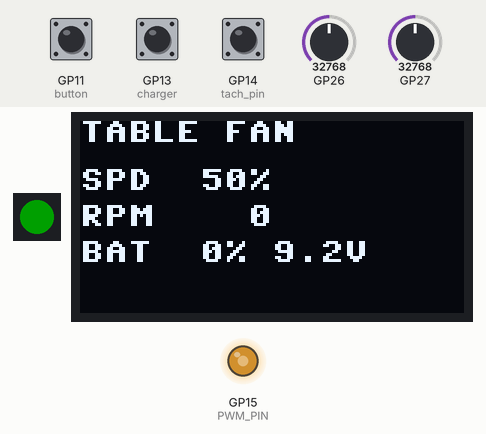
A program run on a simulated Raspberry Pi Pico running MicroPython. Parts: 1 RGB LEDs in strip order, left to right, 128×64 one-colour display, output pins drawn as LEDs (lit = HIGH). The inputs (shaded band) are chosen by the test bench; at power-on: GP26 = 32768, GP13 (charger) HIGH, GP11 (button) HIGH, GP27 = 32768, GP14 (tach_pin) HIGH (analog values on the 0–65535 scale). Dim RGB values are drawn brighter than linear; library files of the repository ran but are not shown: ssd1306.py; what the program prints to the serial console is not drawn.

Above: at 1.2 s.
1.3 s: GP26 set to 7864
At 3.0 s:
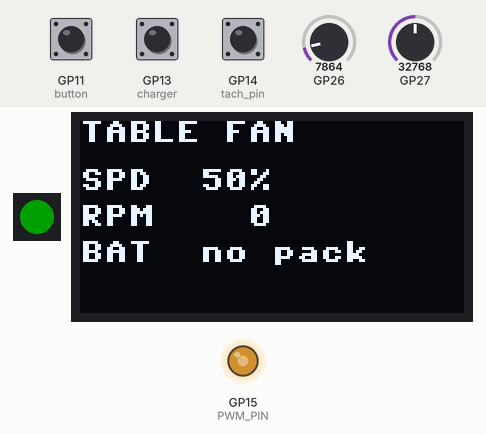
3.4 s: GP26 set to 32767
At 6.2 s:
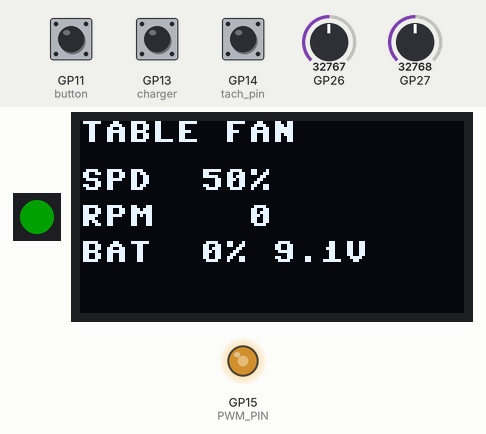
6.4 s: GP13 (charger) pulled LOW for 1 s
At 7.3 s:
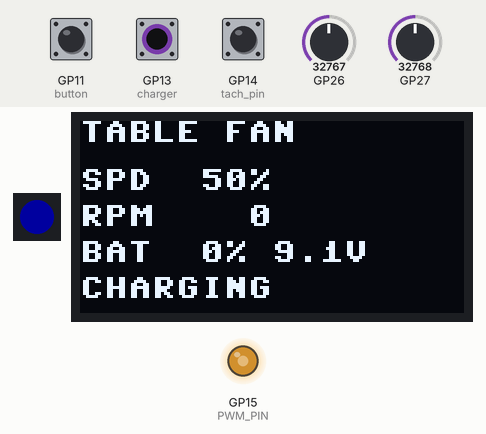
10.2 s: GP11 (button) pulled LOW for 0.15 s
At 10.9 s:
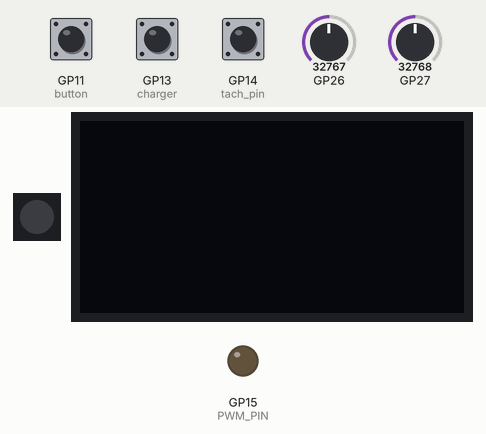
11.8 s: GP27 set to 31712
13.3 s: GP27 set to 30560
At 14.2 s:
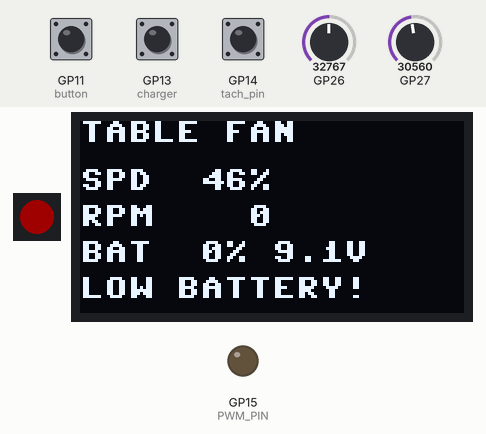
Timing chart, 0 to 30.0 s (numbered marks = the images above; inputs shaded):
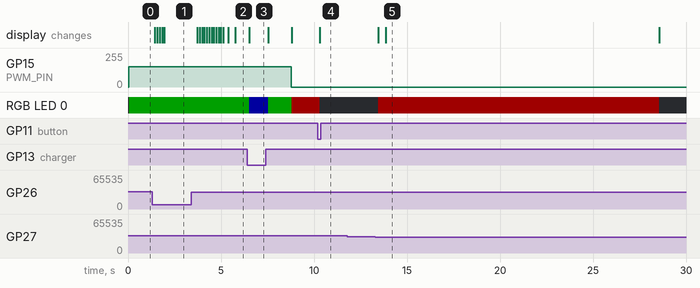

Measured:
- the behaviour switches between 31280 and 31264 on GP27 (found by bisection; images 4 and 5)
- after the input at 1.3 s, the display: first changes after 0.15 s (image 1 shows a later state)
- after the input at 3.4 s, the display: first changes after 0.33 s (image 2 shows a later state)
- after the input at 6.4 s, the display: changes after 0.12 s (image 3)
- after the input at 10.2 s, RGB LED 0: RGB(32, 0, 0) → off after 0.10 s; the display: changes after 0.10 s (image 4)
- after the input at 11.8 s, every drawn part: stays the same
- after the input at 13.3 s, RGB LED 0: off → RGB(32, 0, 0) after 0.17 s, → off 15.1 s later; the display: first changes after 0.17 s (image 5 shows a later state)

The program:

main.py
```python
# Table Fan Firmware — Waveshare RP2040-Zero (MicroPython)
#
# Copy main.py, fanlogic.py and ssd1306.py to the Zero (via Thonny). It runs
# on boot. Bench-testable today: headered Zero + spare 4-pin PWM fan.
#   - Fan PWM (blue) -> GP15, fan tach (green) -> GP14 (+10k pull-up to 3V3)
#   - Dial wiper -> GP27 (ADC1), dial ends -> 3V3 / GND
#   - Battery divider (100k/22k, on the SWITCHED bus) -> GP26 (ADC0)
#   - OLED SDA/SCL -> GP0/GP1, charger status -> GP13, button -> GP11
#
# Behavior:
#   - Dial sets fan speed (0-100%). Full-CCW clicks the hardware switch and
#     cuts power entirely (firmware never sees it).
#   - OLED shows speed %, RPM, battery % + volts, charging state.
#   - Screen auto-sleeps 15 s after the dial stops (for sleeping in the
#     truck). Wakes on dial move, USB plug/unplug, or the button. The status
#     LED goes dark with it.
#   - Button (GP11) toggles the screen manually.
#   - Battery below 13.2 V for 5 s -> fan off, latched until the pack is
#     charged above 14.0 V or the dial is clicked off.
#   - The OLED is optional: if it is missing or glitches, the fan keeps
#     running and the screen is retried every 30 s.
#   - A watchdog restarts the board if the loop ever hangs. Hold the screen
#     button while switching on to run without it (debugging in Thonny).
#
# The control logic lives in fanlogic.py, which the desktop tests exercise
# (python3 -m unittest discover -s firmware/tests).

from machine import Pin, PWM, ADC, I2C, WDT
from neopixel import NeoPixel
import time

import fanlogic
import ssd1306

# ------------------------------- Config ------------------------------------
PWM_PIN       = 15
TACH_PIN      = 14
DIAL_ADC_CH   = 1          # ADC1 = GP27 (GP12 can't do ADC on RP2040!)
BATT_ADC_CH   = 0          # ADC0 = GP26
CHARGER_PIN   = 13
BUTTON_PIN    = 11
I2C_SDA_PIN   = 0
I2C_SCL_PIN   = 1

PWM_FREQ_HZ   = 25000
TACH_PPR      = 2          # tach pulses per revolution (standard)
MIN_DUTY      = 20         # %: the dial's travel maps onto MIN_DUTY..100%.
                           # The NF-F12 iPPC-3000 runs at its minimum speed
                           # below 20%; use 0 for a fan that slows further.
SCREEN_TIMEOUT_S = 15
OLED_CONTRAST = 0x40       # 0x00-0xFF; dimmer is kinder in a dark cab
LED_LEVEL     = 32         # WS2812 brightness, 0-255
LED_SWAP_RG   = False      # True if the LED shows red while the fan runs
                           # normally (that board's LED takes RGB, not GRB)

BATT_R1 = 100_000.0        # top of divider
BATT_R2 = 22_000.0         # bottom of divider: 16.8 V -> 3.03 V. (24k put
                           # full charge at 3.25 V, 48 mV under the 3.3 V
                           # reference the ADC measures against.)
BATT_CAL = 1.000           # set once: pack voltage on a multimeter divided by
                           # the voltage the screen shows
BATT_FULL_V   = 16.8       # 4S full (100%)
BATT_CUTOFF_V = 13.2       # 3.3 V/cell: fan off below this for BATT_HOLD_MS (0%)
BATT_RESUME_V = 14.0       # cutoff clears only above this (the pack was charged)
BATT_HOLD_MS  = 5000
ADC_SAMPLES   = 16         # readings averaged per battery sample

CHARGER_ACTIVE_LOW = True  # flip to False if yours idles low. MEASURE the
                           # status pin's voltage before wiring it: GP13 only
                           # tolerates 3.3 V (electronics doc, "Charger STAT").

USE_WDT = True
SERIAL_STATUS_S = 1        # a status line on USB serial (Thonny's shell) this often, in s; 0 = off

# ------------------------------- Setup -------------------------------------
pwm = PWM(Pin(PWM_PIN))     # step by step: older MicroPython takes no
pwm.freq(PWM_FREQ_HZ)       # keyword arguments in the PWM constructor
pwm.duty_u16(0)

tach_count = 0
def _tach_irq(pin):
    global tach_count
    tach_count += 1
tach_pin = Pin(TACH_PIN, Pin.IN, Pin.PULL_UP)
tach_pin.irq(trigger=Pin.IRQ_FALLING, handler=_tach_irq)

dial_adc = ADC(DIAL_ADC_CH)
batt_adc = ADC(BATT_ADC_CH)
charger = Pin(CHARGER_PIN, Pin.IN, Pin.PULL_UP)

button = Pin(BUTTON_PIN, Pin.IN, Pin.PULL_UP)
btn_flag = False
def _button_irq(pin):
    # Only a flag. The old handler talked I2C from here, which could land in
    # the middle of a screen update; fanlogic.Button debounces it.
    global btn_flag
    btn_flag = True
button.irq(trigger=Pin.IRQ_FALLING, handler=_button_irq)

np = NeoPixel(Pin(16), 1)
i2c = I2C(0, sda=Pin(I2C_SDA_PIN), scl=Pin(I2C_SCL_PIN), freq=400_000)

# Held screen button at power-on = no watchdog (it can't be stopped once
# started, and Thonny's Stop would then reset the board after 8 s).
wdt = WDT(timeout=8000) if USE_WDT and button.value() == 1 else None

# ------------------------------ OLED ---------------------------------------
# Any OLED error drops the display, never the fan: the old firmware had no
# try/except, so a missing screen at boot or one loose wire mid-night ended
# the program, and with it the low-voltage cutoff.
oled = None
oled_retry_at = time.ticks_ms()

def oled_start(now):
    global oled, oled_retry_at
    try:
        oled = ssd1306.SSD1306_I2C(128, 64, i2c)
        oled.contrast(OLED_CONTRAST)
    except OSError:
        oled = None
        oled_retry_at = time.ticks_add(now, 30_000)

def oled_do(fn):
    global oled, oled_retry_at
    if oled is None:
        return
    try:
        fn(oled)
    except OSError:
        oled = None
        oled_retry_at = time.ticks_add(time.ticks_ms(), 30_000)

def draw(o, speed_pct, rpm, volts, bpct, charging, cut):
    o.fill(0)
    o.text("TABLE FAN", 0, 0, 1)
    o.text("SPD {:3d}%".format(int(speed_pct)), 0, 16, 1)
    o.text("RPM {:4d}".format(int(rpm)), 0, 28, 1)
    if batt.present():
        o.text("BAT {:2d}% {:.1f}V".format(bpct, volts), 0, 40, 1)
    else:
        o.text("BAT  no pack", 0, 40, 1)
    if cut:
        o.text("LOW BATTERY!", 0, 52, 1)
    elif charging:
        o.text("CHARGING", 0, 52, 1)
    o.show()

# ------------------------------ Helpers ------------------------------------
def read_avg(adc, n):
    total = 0
    for _ in range(n):
        total += adc.read_u16()
    return total / n

def pack_volts():
    v_adc = read_avg(batt_adc, ADC_SAMPLES) / 65535 * 3.3
    return v_adc * (BATT_R1 + BATT_R2) / BATT_R2 * BATT_CAL

def is_charging():
    lvl = charger.value()
    return (lvl == 0) if CHARGER_ACTIVE_LOW else (lvl == 1)

# ------------------------------- Main loop ---------------------------------
now = time.ticks_ms()
oled_start(now)
dial = fanlogic.Dial(read_avg(dial_adc, 4))
batt = fanlogic.Battery(BATT_CUTOFF_V, BATT_RESUME_V, BATT_FULL_V, BATT_HOLD_MS,
                        diff=time.ticks_diff)
screen = fanlogic.Screen(now, SCREEN_TIMEOUT_S * 1000, diff=time.ticks_diff)
btn = fanlogic.Button()
tach = fanlogic.Tach(now, TACH_PPR, diff=time.ticks_diff)
last_charging = is_charging()
screen_shown = None        # power state last sent to the OLED
next_status = now

while True:
    now = time.ticks_ms()
    if wdt:
        wdt.feed()

    # --- dial -> speed; a real move wakes the screen ---
    speed_pct, moved = dial.update(read_avg(dial_adc, 4))
    if moved:
        screen.wake(now)

    # --- battery (averaged, latched cutoff) ---
    volts, cut = batt.update(pack_volts(), now)

    # --- charger plug/unplug wakes the screen ---
    charging = is_charging()
    if charging != last_charging:
        last_charging = charging
        screen.wake(now)

    # --- button ---
    flagged = btn_flag
    btn_flag = False
    if btn.update(flagged, button.value() == 0):
        screen.toggle(now)

    # --- tach -> RPM (read the IRQ count once) ---
    count = tach_count
    rpm = tach.update(count, now)

    # --- drive fan ---
    duty = fanlogic.fan_duty(speed_pct, cut, MIN_DUTY)
    pwm.duty_u16(int(duty / 100 * 65535))

    # --- screen ---
    on = screen.update(now)
    if oled is None and time.ticks_diff(now, oled_retry_at) >= 0:
        oled_start(now)
        screen_shown = None
    if on != screen_shown:
        oled_do(lambda o: o.poweron() if on else o.poweroff())
        screen_shown = on
    if on:
        oled_do(lambda o: draw(o, speed_pct, rpm, volts, batt.percent(), charging, cut))

    # --- LED: dark whenever the screen is ---
    np[0] = fanlogic.led_colour(on, cut, charging, LED_LEVEL, LED_SWAP_RG)
    np.write()

    # --- status line on USB serial: the bench test's readout before the OLED ---
    if SERIAL_STATUS_S and time.ticks_diff(now, next_status) >= 0:
        next_status = time.ticks_add(now, SERIAL_STATUS_S * 1000)
        batt_txt = "{:5.2f} V {:3d}%".format(volts, batt.percent()) if batt.present() else "no pack"
        print("dial {:3.0f}%  duty {:3.0f}%  rpm {:4.0f}  batt {}{}{}{}".format(
            speed_pct, duty, rpm, batt_txt, "  CUT" if cut else "",
            "  charging" if charging else "", "  (no OLED)" if oled is None else ""))

    time.sleep_ms(100)
```

fanlogic.py
```python
# Table fan control logic, free of MicroPython hardware imports so the same
# code runs on the RP2040-Zero and under desktop CPython for the tests
# (firmware/tests/test_fanlogic.py: `python3 -m unittest discover -s firmware/tests`).
#
# Everything that measures time takes `now` as an argument and subtracts
# with the `diff` function it was given: MicroPython's time.ticks_ms()
# wraps, so main.py passes time.ticks_diff; the tests use plain subtraction.


def _sub(a, b):
    return a - b


class Dial:
    """Dial reading (0-65535) -> fan speed in percent, plus "did it move".

    The speed is smoothed toward the latest reading on EVERY update, so it
    always settles where the dial points. Until 2026-10-18 the smoothing only
    stepped when the reading moved 800 counts, so the output froze partway:
    a quick 0 -> 100% turn left the fan at 30%.

    Movement (for waking the screen) is judged separately, with its own
    threshold, and needs two readings in a row past it: one noise spike must
    not light up a dark cab.
    """

    def __init__(self, raw, smooth=0.3, wake_counts=1500, snap_pct=0.25):
        self.smooth = smooth
        self.wake_counts = wake_counts
        self.snap_pct = snap_pct
        self.pct = raw / 65535 * 100
        self._ref = raw          # the reading the last wake was judged from
        self._pending = False    # one reading past the threshold already seen

    def update(self, raw):
        """Feed one reading. Returns (speed_pct, moved)."""
        target = raw / 65535 * 100
        self.pct += self.smooth * (target - self.pct)
        if abs(target - self.pct) < self.snap_pct:
            self.pct = target
        moved = False
        if abs(raw - self._ref) >= self.wake_counts:
            if self._pending:
                moved = True
                self._ref = raw
                self._pending = False
            else:
                self._pending = True
        else:
            self._pending = False
        return self.pct, moved


class Battery:
    """Pack voltage, percent, and the low-voltage cutoff.

    The cutoff needs the smoothed voltage below `cutoff_v` for `hold_ms` in a
    row, then LATCHES: the fan stays off until the pack reads above `resume_v`
    (it has been charged) or the dial is clicked off, which restarts the
    board. Without the latch the fan's own load toggled it every 100 ms near
    the threshold: the pack sags ~0.1 V while the fan runs and recovers when
    it stops.

    Below `no_pack_v` there is no pack on the divider: the Zero is running
    from USB, on the bench. (On the pack, the 5 V buck can't run the Zero
    below ~5.5 V, and the BMS disconnects at ~10 V.) Then there's nothing to
    protect, so no cutoff; until 2026-10-20 the fan stopped 5 s into every
    bench test.
    """

    def __init__(self, cutoff_v=13.2, resume_v=14.0, full_v=16.8, hold_ms=5000,
                 smooth=0.2, diff=_sub, no_pack_v=5.0):
        self.cutoff_v = cutoff_v
        self.resume_v = resume_v
        self.full_v = full_v
        self.hold_ms = hold_ms
        self.smooth = smooth
        self.diff = diff
        self.no_pack_v = no_pack_v
        self.v = None
        self.cut = False
        self._below_since = None

    def update(self, volts, now):
        """Feed one (already averaged) reading. Returns (smoothed_volts, cut)."""
        if self.v is None:
            self.v = volts
        else:
            self.v += self.smooth * (volts - self.v)
        if not self.present():
            self.cut = False
            self._below_since = None
            return self.v, self.cut
        if self.cut:
            if self.v > self.resume_v:
                self.cut = False
                self._below_since = None
        elif self.v < self.cutoff_v:
            if self._below_since is None:
                self._below_since = now
            elif self.diff(now, self._below_since) >= self.hold_ms:
                self.cut = True
        else:
            self._below_since = None
        return self.v, self.cut

    def present(self):
        """A pack is on the divider (not USB power on the bench)."""
        return self.v is not None and self.v >= self.no_pack_v

    def percent(self):
        """0% at the cutoff voltage, 100% at full charge, linear between.

        (0% used to be 12.0 V, so the screen read 25% at the moment the fan
        was cut off.)
        """
        if not self.present():
            return 0
        pct = (self.v - self.cutoff_v) / (self.full_v - self.cutoff_v) * 100
        return int(max(0, min(100, pct)))


class Button:
    """The screen button: one toggle per press, however the contacts bounce.

    The pin IRQ only raises a flag; I2C happens in the main loop. A press is
    acted on once, and the button then has to read released on two updates in
    a row before another press counts. Flags raised meanwhile, by release
    bounce, are dropped. (The old IRQ toggled on any falling edge 200 ms after
    the last, so a press held longer than that toggled again on release.)
    """

    def __init__(self):
        self._held = False
        self._released_reads = 0

    def update(self, flagged, pressed):
        """`flagged`: the IRQ fired since the last update. `pressed`: the pin
        reads pressed now. Returns True when the screen should toggle."""
        if self._held:
            if pressed:
                self._released_reads = 0
            else:
                self._released_reads += 1
                if self._released_reads >= 2:
                    self._held = False
            return False
        if flagged or pressed:
            self._held = True
            self._released_reads = 0
            return True
        return False


class Screen:
    """Whether the OLED should be on: it sleeps `timeout_ms` after the last
    interaction, so the cab goes dark, and the button toggles it either way."""

    def __init__(self, now, timeout_ms=15000, diff=_sub):
        self.timeout_ms = timeout_ms
        self.diff = diff
        self.on = True
        self._last = now

    def wake(self, now):
        self._last = now
        self.on = True

    def toggle(self, now):
        if self.on:
            self.on = False
        else:
            self.wake(now)

    def update(self, now):
        if self.on and self.diff(now, self._last) > self.timeout_ms:
            self.on = False
        return self.on


class Tach:
    """Fan RPM from the tach IRQ's running pulse count, over `window_ms`."""

    def __init__(self, now, ppr=2, window_ms=1000, diff=_sub):
        self.ppr = ppr
        self.window_ms = window_ms
        self.diff = diff
        self.rpm = 0
        self._count = 0
        self._t = now

    def update(self, count, now):
        """`count`: the IRQ's total, read ONCE by the caller (reading the
        global twice let a pulse fall between the two reads)."""
        dt = self.diff(now, self._t)
        if dt >= self.window_ms:
            self.rpm = (count - self._count) / self.ppr * 60000 / dt
            self._count = count
            self._t = now
        return self.rpm


def fan_duty(speed_pct, cut, min_duty=0):
    """PWM duty in percent: off below 1% or while cut off. Above that, the
    dial's travel maps linearly onto `min_duty`..100%, so all of it changes
    the speed. (It used to clamp at `min_duty`; a fan that runs at its
    minimum speed below 20% duty, like the NF-F12 iPPC-3000, then ignored
    the bottom fifth of the dial.)"""
    if cut or speed_pct < 1:
        return 0
    return min_duty + (100.0 - min_duty) * min(100.0, speed_pct) / 100.0


def led_colour(screen_on, cut, charging, level=32, swap_rg=False):
    """The status LED follows the screen: dark whenever the screen sleeps, so
    nothing lights the cab at night (it used to stay blue all night while
    charging, and red after a cutoff). Wake the screen to see the state."""
    if not screen_on:
        return (0, 0, 0)
    if cut:
        c = (level, 0, 0)
    elif charging:
        c = (0, 0, level)
    else:
        c = (0, level, 0)
    # some RP2040-Zero LEDs take RGB rather than WS2812's usual GRB
    return (c[1], c[0], c[2]) if swap_rg else c
```
